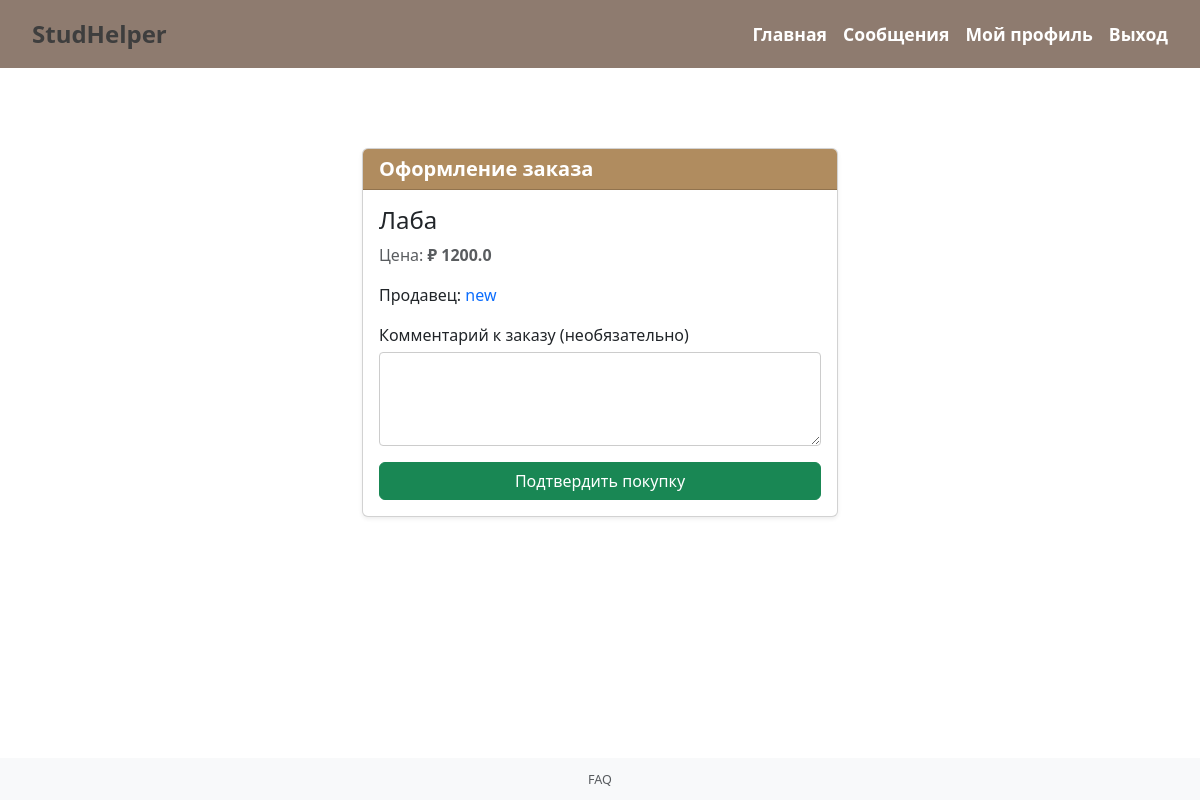
Screenshot of /checkout/1 (signed in) with the database file from the repository.
### app.py (models this page shows)
class Offer(db.Model):
    id = db.Column(db.Integer, primary_key=True)
    title = db.Column(db.String(200), nullable=False)
    description = db.Column(db.Text, nullable=False)
    price = db.Column(db.Float, nullable=False)
    subcategory_id = db.Column(db.Integer, db.ForeignKey('subcategory.id'), nullable=False)
    seller_id = db.Column(db.Integer, db.ForeignKey('user.id'), nullable=False)

class User(db.Model, UserMixin):
    id = db.Column(db.Integer, primary_key=True)
    username = db.Column(db.String(150), unique=True, nullable=False)
    password = db.Column(db.String(150), nullable=False)
    offers = db.relationship('Offer', backref='seller', lazy=True)  # связь с предложениями

### app.py (the view)
@app.route('/checkout/<int:offer_id>', methods=['GET', 'POST'])
def checkout(offer_id):
    offer = Offer.query.get_or_404(offer_id)
    if request.method == 'POST':
        flash('Покупка успешно оформлена!', 'success')
        return redirect(url_for('home'))  # или на страницу профиля
    return render_template('checkout.html', offer=offer)

### app.py (called while the page is built)
@login_manager.user_loader
def load_user(user_id):
    return User.query.get(int(user_id))

### templates/checkout.html
{% extends 'base.html' %}
{% block content %}
<div class="container mt-5">
    {% if offer %}
    <div class="row justify-content-center">
        <div class="col-md-8 col-lg-6">
            <div class="card shadow-sm">
                <div class="card-header bg-primary text-white">
                    <h5 class="mb-0">Оформление заказа</h5>
                </div>
                <div class="card-body">
                    <h4>{{ offer.title }}</h4>
                    <p class="text-muted">Цена: <strong>₽ {{ offer.price }}</strong></p>
                    {% if offer.seller %}
                    <p>Продавец:
                        <a href="{{ url_for('profile', user_id=offer.seller.id) }}" class="text-decoration-none">
                            {{ offer.seller.username }}
                        </a>
                    </p>
                    {% endif %}
                    <form action="{{ url_for('checkout', offer_id=offer.id) }}" method="post">
                        <div class="mb-3">
                            <label for="notes" class="form-label">Комментарий к заказу (необязательно)</label>
                            <textarea class="form-control" id="notes" name="notes" rows="3"></textarea>
                        </div>
                        <button type="submit" class="btn btn-success w-100">Подтвердить покупку</button>
                    </form>
                </div>
            </div>
        </div>
    </div>
    {% else %}
    <p>Предложение не найдено.</p>
    {% endif %}
</div>
{% endblock %}

### static/style.css (style rules this page uses)
body { display: flex; flex-direction: column; min-height: 100vh; }
.form-label { font-weight: 500; margin-bottom: 5px; display: block; }
.form-control, .form-select { padding: 10px; border: 1px solid #ccc; border-radius: 4px; width: 100%; margin-bottom: 15px; }
.container { max-width: 1000px; width: 100%; box-sizing: border-box; margin-top: 30px; }
.card .card-header { background-color: #b08c5f !important; color: white !important; }
.card .card-header h5 { font-size: 1.25rem !important; font-weight: bold !important; }
textarea { border-radius: 10px; }
button { width: 100%; border-radius: 5px; }

### rows the page displays
Offer: title "Лаба", price "1200.0"
User: seller.username "new"
